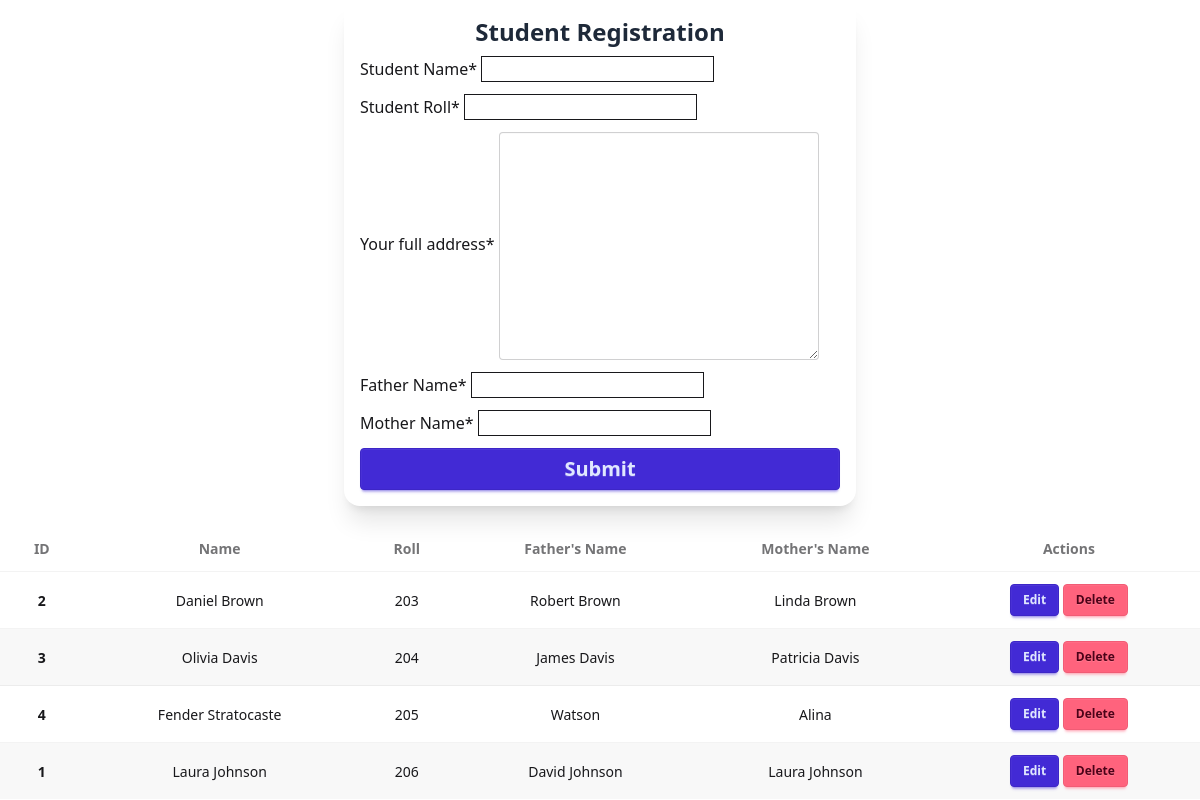
/, run on an earlier commit of the app's database.
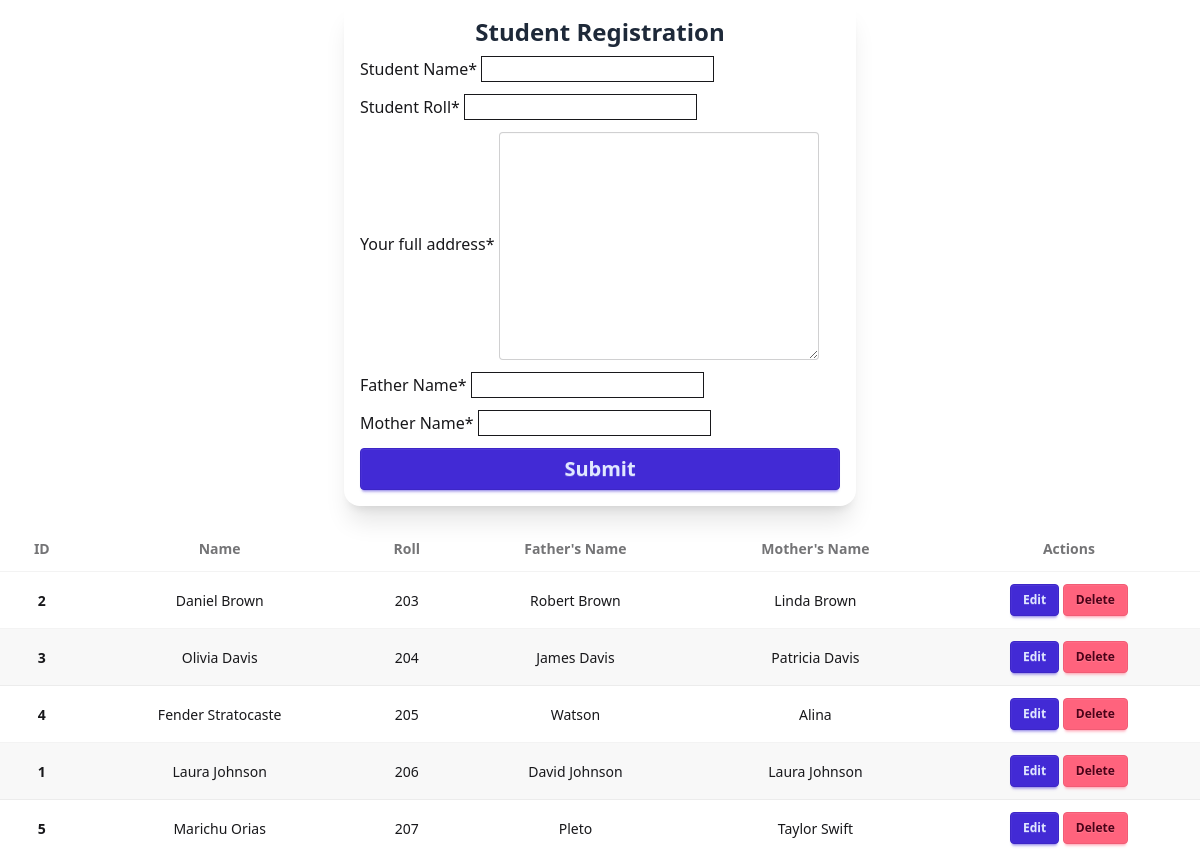
And on a later commit of the database.
### student_model/models.py (models this page shows, shortened)
class Student(models.Model):
    name=models.CharField(max_length=50)
    roll=models.IntegerField(unique=True)
    address=models.TextField()
    fathers_name=models.CharField(default="",max_length=50)
    mothers_name=models.CharField(default="",max_length=50)

### student_model/views.py (the view)
# urls.py: path('',views.home,name='home'),
def home(request):
    if request.method=='POST':
        form=forms.StudentForm(request.POST)
        if form.is_valid():
            form.save()
            print(form.cleaned_data)
            return redirect('home')
    else:
        form=forms.StudentForm
    students=models.Student.objects.all().order_by('roll')
    return render(request,'home.html',{'datas':students,'form':form})

### student_model/templates/home.html (shortened to what this page needs)
{% load crispy_forms_tags %}
<!doctype html>
<html lang="en">
  <head>
    <link
      href="https://cdn.jsdelivr.net/npm/daisyui@5"
      rel="stylesheet"
      type="text/css"
    />
    <script src="https://cdn.jsdelivr.net/npm/@tailwindcss/browser@4"></script>
  </head>
  <body class="">
    <div class="flex items-center justify-center px-4">
      <div class="w-full max-w-lg rounded-2xl shadow-xl p-4">
        <h2 class="text-2xl font-bold text-center text-gray-800 mb-2">
          Student Registration
        </h2>
        <form method="POST" class="">
          {% csrf_token %} {{ form|crispy }}
          <button type="submit" class="btn btn-primary w-full text-xl p-5">
            Submit
          </button>
        </form>
      </div>
    </div>
    {% if datas %}
    <div class="overflow-x-auto mt-5">
      <table class="table table-zebra">
        <thead>
          <tr class="text-center">
            <th>ID</th>
            <th>Name</th>
            <th>Roll</th>
            <th>Father's Name</th>
            <th>Mother's Name</th>
            <th>Actions</th>
          </tr>
        </thead>
        <tbody class="text-center">
          {% for data in datas %}
          <tr>
            <th>{{data.id}}</th>
            <td>{{data.name}}</td>
            <td>{{data.roll}}</td>
            <td>{{data.fathers_name}}</td>
            <td>{{data.mothers_name}}</td>
            <td>
              <button class="btn btn-sm btn-primary">Edit</button>
              <button class="btn btn-sm btn-error">
                <a href="{% url 'delete_student' data.roll %}">Delete</a>
              </button>
            </td>
          </tr>
          {% endfor %}
        </tbody>
      </table>
    </div>
    {% endif %}
  </body>
</html>

What changed in the data, as far as the page shows it:
added Student: id "5", name "Marichu Orias", roll "207", fathers_name "Pleto", mothers_name "Taylor Swift"
